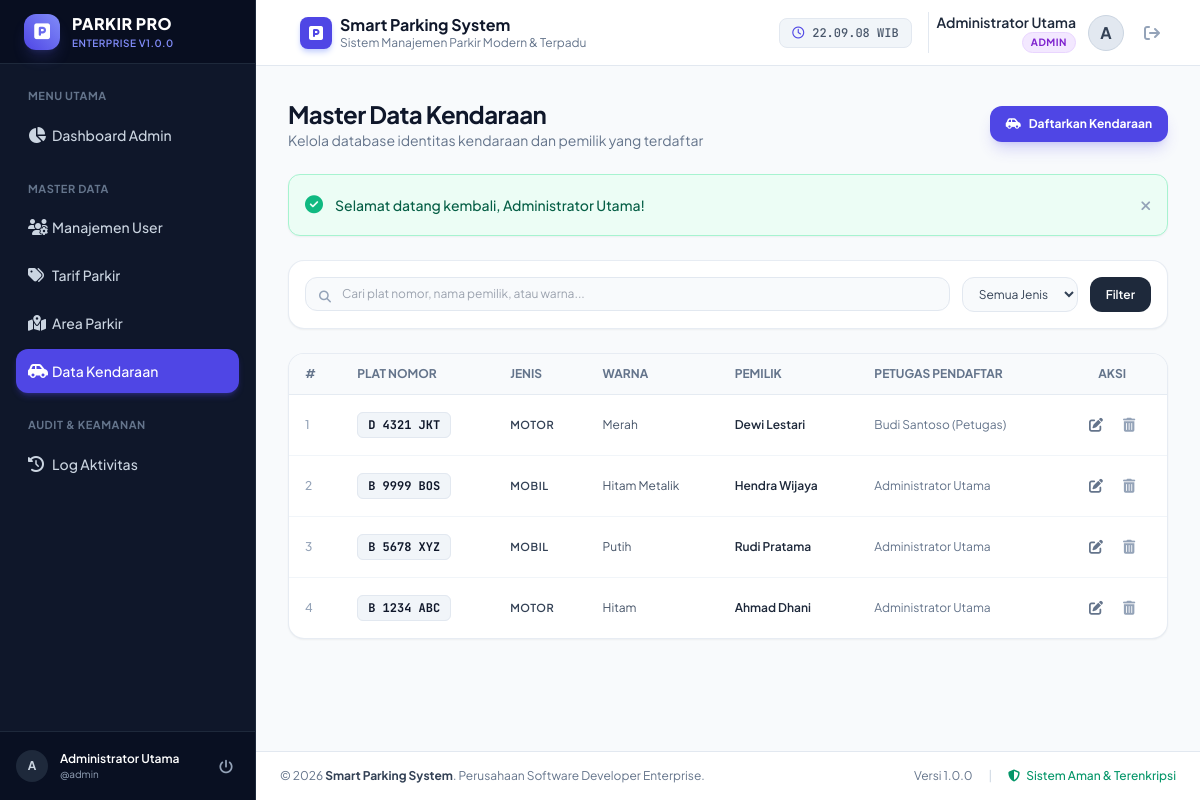
Screenshot of /modules/admin/kendaraan.php (signed in) with the database file from the repository.
### tables this page shows
CREATE TABLE `tb_kendaraan` (
  `id_kendaraan` INT(11) NOT NULL AUTO_INCREMENT,
  `plat_nomor` VARCHAR(15) NOT NULL,
  `jenis_kendaraan` VARCHAR(20) NOT NULL,
  `warna` VARCHAR(20) NOT NULL,
  `pemilik` VARCHAR(100) NOT NULL,
  `id_user` INT(11) NOT NULL,
  PRIMARY KEY (`id_kendaraan`),
  UNIQUE KEY `uq_plat_nomor` (`plat_nomor`),
  KEY `fk_kendaraan_user` (`id_user`),
  CONSTRAINT `fk_kendaraan_user` FOREIGN KEY (`id_user`) REFERENCES `tb_user` (`id_user`) ON UPDATE CASCADE ON DELETE RESTRICT
);

CREATE TABLE `tb_user` (
  `id_user` INT(11) NOT NULL AUTO_INCREMENT,
  `nama_lengkap` VARCHAR(50) NOT NULL,
  `username` VARCHAR(50) NOT NULL,
  `password` VARCHAR(100) NOT NULL,
  `role` ENUM('admin', 'petugas', 'owner') NOT NULL,
  `status_aktif` TINYINT(1) NOT NULL DEFAULT 1,
  PRIMARY KEY (`id_user`),
  UNIQUE KEY `uq_username` (`username`),
  KEY `idx_role_status` (`role`, `status_aktif`)
);

### functions/pagination.php (called while the page is built, shortened)
<?php
function paginate($total_records, $current_page = 1, $per_page = 10) {
    $per_page = max(1, (int)$per_page);
    $total_records = max(0, (int)$total_records);
    $total_pages = (int)ceil($total_records / $per_page);
    $current_page = max(1, min((int)$current_page, $total_pages));
    $offset = ($current_page - 1) * $per_page;
    $start_record = ($total_records === 0) ? 0 : $offset + 1;
    $end_record   = min($offset + $per_page, $total_records);
    return [
        'total_records' => $total_records,
        'per_page'      => $per_page,
        'current_page'  => $current_page,
        'total_pages'   => $total_pages,
        'offset'        => $offset,
        'start_record'  => $start_record,
        'end_record'    => $end_record,
        'has_prev'      => ($current_page > 1),
        'has_next'      => ($current_page < $total_pages),
        'prev_page'     => max(1, $current_page - 1),
        'next_page'     => min($total_pages, $current_page + 1)
    ];
}

### modules/admin/kendaraan.php (the view, shortened to what this page needs)
<?php
require_once __DIR__ . '/../../functions/pagination.php';
$pdo = get_db_connection();
$search = trim($_GET['search'] ?? '');
$page = (int)($_GET['page'] ?? 1);
$per_page = 10;
$where_clauses = [];
$params = [];
$where_sql = !empty($where_clauses) ? "WHERE " . implode(" AND ", $where_clauses) : "";
$stmt_count = $pdo->prepare("SELECT COUNT(*) FROM tb_kendaraan k $where_sql");
$stmt_count->execute($params);
$total_records = (int)$stmt_count->fetchColumn();
$pagination = paginate($total_records, $page, $per_page);
$query_kendaraan = "
    SELECT k.*, u.nama_lengkap AS nama_petugas
    FROM tb_kendaraan k
    LEFT JOIN tb_user u ON k.id_user = u.id_user
    $where_sql
    ORDER BY k.id_kendaraan DESC
    LIMIT :limit OFFSET :offset
";
$stmt_k = $pdo->prepare($query_kendaraan);
$stmt_k->bindValue(':limit', $pagination['per_page'], PDO::PARAM_INT);
$stmt_k->bindValue(':offset', $pagination['offset'], PDO::PARAM_INT);
$stmt_k->execute();
$daftar_kendaraan = $stmt_k->fetchAll();
require_once __DIR__ . '/../../includes/header.php';
?>
<div class="flex h-screen overflow-hidden bg-slate-50">
    <?php require_once __DIR__ . '/../../includes/sidebar.php'; ?>
    <div class="flex-1 flex flex-col min-w-0 overflow-y-auto">
        <?php require_once __DIR__ . '/../../includes/navbar.php'; ?>
        <main class="flex-1 p-4 sm:p-6 lg:p-8">
            <div class="max-w-7xl mx-auto space-y-6">
                <div class="flex flex-col sm:flex-row justify-between items-start sm:items-center gap-4">
                    <div>
                        <h2 class="text-2xl font-bold text-slate-900 tracking-tight">Master Data Kendaraan</h2>
                        <p class="text-xs sm:text-sm text-slate-500">Kelola database identitas kendaraan dan pemilik yang terdaftar</p>
                    </div>
                    <button type="button" onclick="openModal('modalAddKendaraan')" class="inline-flex items-center px-4 py-2.5 bg-indigo-600 hover:bg-indigo-700 text-white text-xs font-bold rounded-xl shadow-lg shadow-indigo-600/20 transition-all">
                        <i class="fa-solid fa-car-side mr-2"></i> Daftarkan Kendaraan
                    </button>
                </div>
                <?php require_once __DIR__ . '/../../includes/alerts.php'; ?>
                <div class="bg-white p-4 rounded-2xl border border-slate-200/80 shadow-sm flex flex-col sm:flex-row gap-3 items-center justify-between">
                    <form method="GET" class="flex flex-1 flex-col sm:flex-row gap-3 w-full">
                        <div class="relative flex-1">
                            <i class="fa-solid fa-magnifying-glass absolute left-3.5 top-3 text-slate-400 text-xs"></i>
                            <input type="text" name="search" value="<?= htmlspecialchars($search) ?>" placeholder="Cari plat nomor, nama pemilik, atau warna..."
                                class="w-full pl-9 pr-4 py-2 text-xs bg-slate-50 border border-slate-200 rounded-xl focus:outline-none focus:ring-2 focus:ring-indigo-500">
                        </div>
                        <select name="jenis" class="text-xs bg-slate-50 border border-slate-200 rounded-xl px-3 py-2 text-slate-700 focus:outline-none focus:ring-2 focus:ring-indigo-500">
                            <option value="">Semua Jenis</option>
                        </select>
                        <button type="submit" class="px-4 py-2 bg-slate-800 text-white text-xs font-semibold rounded-xl hover:bg-slate-900 transition-colors">
                            Filter
                        </button>
                    </form>
                </div>
                <div class="bg-white rounded-2xl border border-slate-200/80 shadow-sm overflow-hidden">
                    <div class="overflow-x-auto">
                        <table class="w-full text-left border-collapse text-xs">
                            <thead>
                                <tr class="bg-slate-50 border-b border-slate-200/80 text-slate-500 uppercase font-semibold">
                                    <th class="py-3 px-4">#</th>
                                    <th class="py-3 px-4">Plat Nomor</th>
                                    <th class="py-3 px-4">Jenis</th>
                                    <th class="py-3 px-4">Warna</th>
                                    <th class="py-3 px-4">Pemilik</th>
                                    <th class="py-3 px-4">Petugas Pendaftar</th>
                                    <th class="py-3 px-4 text-center">Aksi</th>
                                </tr>
                            </thead>
                            <tbody class="divide-y divide-slate-100">
                                <?php if (empty($daftar_kendaraan)): ?>
                                    <tr>
                                        <td colspan="7" class="py-8 text-center text-slate-400">
                                            Tidak ditemukan data kendaraan.
                                        </td>
                                    </tr>
                                <?php else: ?>
                                    <?php
                                    $no = $pagination['start_record'];
                                    foreach ($daftar_kendaraan as $k):
                                    ?>
                                        <tr class="hover:bg-slate-50/80 transition-colors">
                                            <td class="py-3.5 px-4 font-medium text-slate-400"><?= $no++ ?></td>
                                            <td class="py-3.5 px-4">
                                                <span class="font-mono-code font-bold text-slate-900 bg-slate-100 px-2.5 py-1 rounded-md border border-slate-200">
                                                    <?= htmlspecialchars($k['plat_nomor']) ?>
                                                </span>
                                            </td>
                                            <td class="py-3.5 px-4">
                                                <span class="uppercase tracking-wider font-semibold text-[11px] text-slate-700">
                                                    <?= htmlspecialchars($k['jenis_kendaraan']) ?>
                                                </span>
                                            </td>
                                            <td class="py-3.5 px-4 text-slate-600"><?= htmlspecialchars($k['warna']) ?></td>
                                            <td class="py-3.5 px-4 font-semibold text-slate-800"><?= htmlspecialchars($k['pemilik']) ?></td>
                                            <td class="py-3.5 px-4 text-slate-500"><?= htmlspecialchars($k['nama_petugas'] ?? 'Admin') ?></td>
                                            <td class="py-3.5 px-4 text-center">
                                                <div class="inline-flex items-center space-x-2">
                                                    <button type="button"
                                                        onclick='editKendaraan(<?= json_encode($k) ?>)'
                                                        class="p-1.5 text-slate-500 hover:text-indigo-600 hover:bg-indigo-50 rounded-lg transition-colors" title="Edit Data">
                                                        <i class="fa-solid fa-pen-to-square text-sm"></i>
                                                    </button>
                                                    <button type="button"
                                                        onclick="confirmDelete('<?= BASE_URL ?>/modules/admin/kendaraan.php?action=delete&id=<?= $k['id_kendaraan'] ?>', 'Hapus kendaraan plat <?= htmlspecialchars($k['plat_nomor']) ?>?')"
                                                        class="p-1.5 text-slate-400 hover:text-rose-600 hover:bg-rose-50 rounded-lg transition-colors" title="Hapus Kendaraan">
                                                        <i class="fa-solid fa-trash-can text-sm"></i>
                                                    </button>
                                                </div>
                                            </td>
                                        </tr>
                                    <?php endforeach; ?>
                                <?php endif; ?>
                            </tbody>
                        </table>
                    </div>
                </div>
            </div>
        </main>
        <?php require_once __DIR__ . '/../../includes/footer.php'; ?>

### assets/css/style.css (style rules this page uses)
body { font-family: 'Plus Jakarta Sans', sans-serif; -webkit-font-smoothing: antialiased; }
.font-mono-code { font-family: 'JetBrains Mono', monospace; }

### rows the page displays
tb_kendaraan: plat_nomor "D 4321 JKT", jenis_kendaraan "MOTOR", warna "Merah", pemilik "Dewi Lestari", id_user.nama_lengkap "Budi Santoso (Petugas)"
tb_kendaraan: plat_nomor "B 9999 BOS", jenis_kendaraan "MOBIL", warna "Hitam Metalik", pemilik "Hendra Wijaya", id_user.nama_lengkap "Administrator Utama"
tb_kendaraan: plat_nomor "B 5678 XYZ", jenis_kendaraan "MOBIL", warna "Putih", pemilik "Rudi Pratama", id_user.nama_lengkap "Administrator Utama"
tb_kendaraan: plat_nomor "B 1234 ABC", jenis_kendaraan "MOTOR", warna "Hitam", pemilik "Ahmad Dhani", id_user.nama_lengkap "Administrator Utama"

### other values shown
APP_VERSION "1.0.0"
substr($user['nama_lengkap'] ?? 'U', 0, 1) "A"
$user['nama_lengkap'] "Administrator Utama"
$user['username'] "admin"
APP_NAME "Smart Parking System"
APP_SUBTITLE "Sistem Manajemen Parkir Modern & Terpadu"
$current_user['nama_lengkap'] "Administrator Utama"
$role "ADMIN"
substr($current_user['nama_lengkap'] ?? 'U', 0, 1) "A"
$flash['message'] "Selamat datang kembali, Administrator Utama!"
